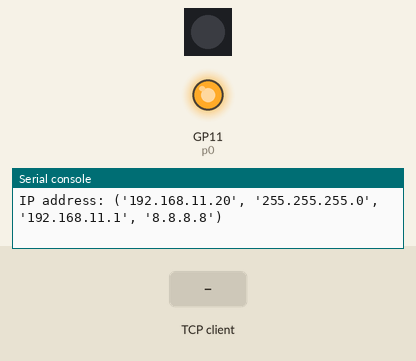
The program below on a simulated Raspberry Pi Pico running MicroPython. Shown: 1 RGB LEDs in strip order, left to right, output pins drawn as LEDs (lit = HIGH), the last lines printed to the serial console. The inputs (shaded band) are chosen by the test bench. One TCP client connects 1 s after the port opens and stays connected; threads take turns every 2 ms.

Above: at 0.1 s.
At 3.1 s:
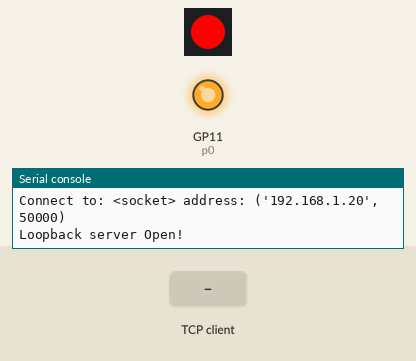
3.7 s: the TCP client sends "NULL"
At 3.9 s:
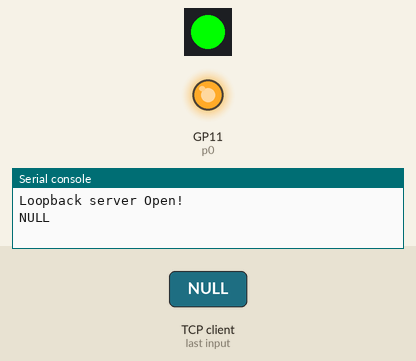
Timing chart, 0 to 12.7 s (numbered marks = the images above; inputs shaded):
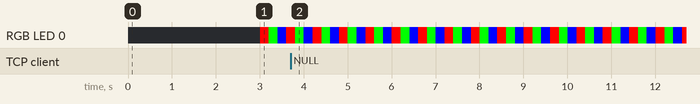

The program:

main.py
```python
from usocket import socket
from machine import Pin, SPI, ADC
import network
import time
import neopixel
import _thread

np = neopixel.NeoPixel(machine.Pin(12), 1)
p0 = Pin(11, Pin.OUT)
p0.off()

# W5x00 chip initialization
def w5x00_init():
    spi = SPI(0, 2_000_000, mosi=Pin(3), miso=Pin(4), sck=Pin(2))
    nic = network.WIZNET5K(spi, Pin(1), Pin(0))  # spi, cs, reset pin
    nic.active(True)

    # None DHCP
    nic.ifconfig(('192.168.11.20', '255.255.255.0', '192.168.11.1', '8.8.8.8'))

    # DHCP
    # nic.ifconfig('dhcp')
    print('IP address:', nic.ifconfig())

    p0.on()

    while not nic.isconnected():
        time.sleep(1)
        #print(nic.regs())

def server_loop():
    s = socket()
    s.bind(('192.168.11.20', 5000)) #Source IP Address
    s.listen(5)

    print("TEST server")
    conn, addr = s.accept()
    print("Connect to:", conn, "address:", addr)
    print("Loopback server Open!")
    _thread.start_new_thread(led_status_func, ())
    while True:
        data = conn.recv(2048)
        print(data.decode('utf-8'))
        if data != 'NULL':
            conn.send(data)

def client_loop():
    s = socket()
    s.connect(('192.168.11.74', 5000)) #Destination IP Address

    print("Loopback client Connect!")
    _thread.start_new_thread(led_status_func, ())
    while True:
        data = s.recv(2048)
        print(data.decode('utf-8'))
        if data != 'NULL' :
            s.send(data)

def led_status_func():
    while True:
        np[0] = (255,0,0)
        np.write()
        time.sleep(0.2)
        np[0] = (0,255,0)
        np.write()
        time.sleep(0.2)
        np[0] = (0,0,255)
        np.write()
        time.sleep(0.2)

def main():
    w5x00_init()


###TCP SERVER###
    server_loop()

###TCP CLIENT###
    #client_loop()

if __name__ == "__main__":
    main()
```
